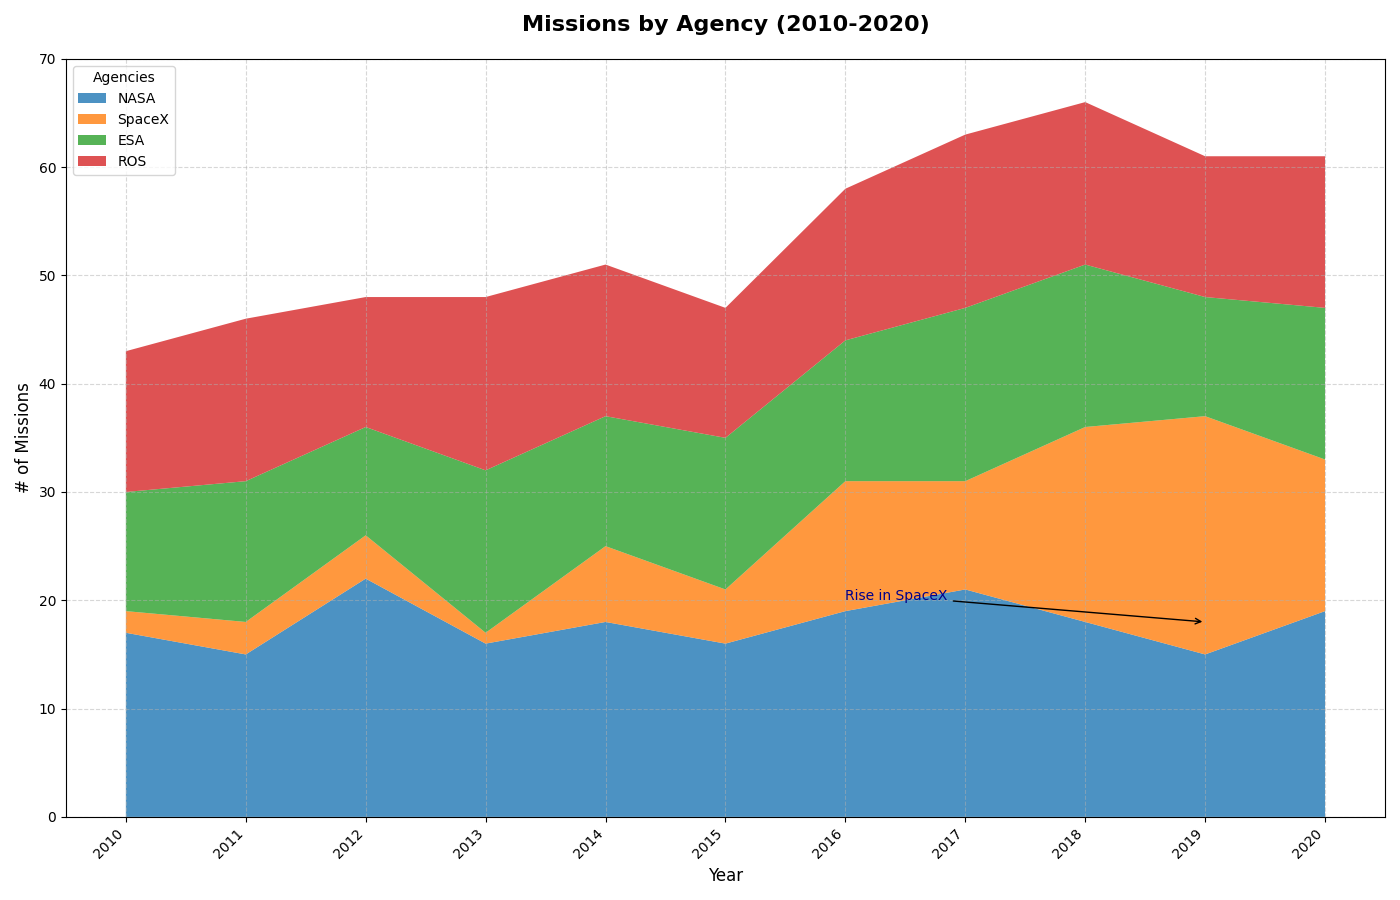

Write Python code to recreate this figure.
import matplotlib.pyplot as plt
import numpy as np

years = np.arange(2010, 2021)

# Manually altered number of successful missions by each agency while preserving the array structure
nasa_missions = np.array([17, 15, 22, 16, 18, 16, 19, 21, 18, 15, 19])
spacex_missions = np.array([2, 3, 4, 1, 7, 5, 12, 10, 18, 22, 14])
esa_missions = np.array([11, 13, 10, 15, 12, 14, 13, 16, 15, 11, 14])
roscosmos_missions = np.array([13, 15, 12, 16, 14, 12, 14, 16, 15, 13, 14])

data = np.vstack([nasa_missions, spacex_missions, esa_missions, roscosmos_missions])

fig, ax = plt.subplots(figsize=(14, 9))

colors = ['#1f77b4', '#ff7f0e', '#2ca02c', '#d62728']
agencies = ['NASA', 'SpaceX', 'ESA', 'ROS']

ax.stackplot(years, data, labels=agencies, colors=colors, alpha=0.8)

ax.annotate('Rise in SpaceX', xy=(2019, 18), xytext=(2016, 20),
            arrowprops=dict(facecolor='black', arrowstyle='->'), fontsize=10, color='darkblue')

ax.set_title('Missions by Agency (2010-2020)', fontsize=16, fontweight='bold', pad=20)
ax.set_xlabel('Year', fontsize=12)
ax.set_ylabel('# of Missions', fontsize=12)
ax.set_xticks(years)
ax.set_yticks(np.arange(0, 71, 10))
ax.set_ylim(0, 70)

ax.legend(loc='upper left', fontsize=10, title='Agencies')

ax.grid(linestyle='--', alpha=0.5)

plt.xticks(rotation=45, ha='right')

plt.tight_layout()

plt.show()
